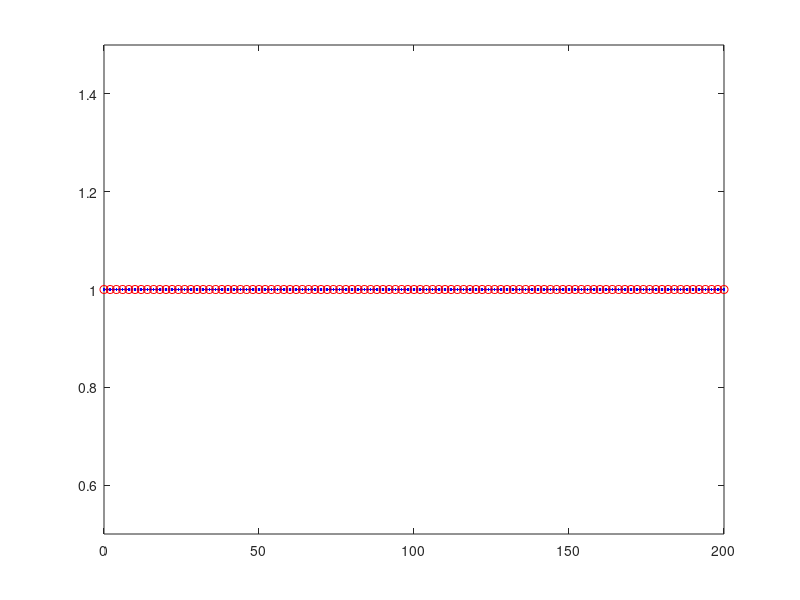

MATLAB code for this plot: (Note: this script raises an error after producing the figure.)
close all
clear
clc


%% ---------------------------------------------------------------
% IVP: u_t = a*u_xx - b*u_x + c*u + f               in (0,L) x (0,T),
%      u(x,0) = u0(x)                    in (0,L),
%      u(0,t) = u(L,t) = 0                 t in (0,T)


%% -----------------------------------------------------------------
% INPUT PARAMETERS:
%   * nt_coarse: number of coarse intervals in time
%   * nx_coarse: number of coarse intervals in space
%   * nt_fine: number of fine intervals in time
%   * nx_fine: number of fine intervals  in space
%   * m: number of fine time steps on each coarse time step
%   * K: number of Parareal iterations (2 <= K <= n_coarse+1)
%        (--> K sequential coarse sweeps and K-1 parallel fine sweeps)
% OUTPUT:
%   * LInfinityErrorNorm



%% -----------------------------------------------------------------


global xC xF a b c

T = 100; %  Intervall (0,T)
L = 1; % omega=(0,L)

type = 'CD'; % Heat 'H',  Convection-diffusion 'CD'


nt_interval = 100; % number of time intervals

nx_coarse = 10; % number of coarse spamtial intervals
nt_coarse = 100;% 300 %20    % number of coarse time intervals


nx_fine = 	10; % number of fine spatial intervals
nt_fine = 200;



if strcmp(type,'H') == 1
%--------------------------------------
% % % solution x(L-x)^2*exp(-2*t);

% % %Heat
a = 3;%3
b = 0;%0.005
c = 0;%1
% 
% % %Convection-Diffusion
% % a = 3;%3
% % b = 0.005;%0.005
% % c = 1;%1
% 
% nt_interval = 20; % number of time intervals
% 
% nx_coarse = 10; % number of coarse spamtial intervals
% nt_coarse = 20;% 300 %20    % number of coarse time intervals
% 
% 
% nx_fine = 	10; % number of fine spatial intervals
% nt_fine = 40;% 3000 %200 . % number of fine time intervals (nt_coarsex2 )

%%%%--------------------------------------
% figure
% spy(P)
% figure
% spy(R'*M_tilde*R + Id - R'*R)
% figure
% spy(M_mul)

%--------------------------------------
% solution sin(2*pi*x)*exp(-2*t);

% % %Heat
% a = 1;      %0.5;
% b = 0;      %0.0025;
% c = 0;      %0;


else
% % % %Convection-Diffusion
% a = 0.5;
% b = 0.0025;
% c = 1;

% a = 0.01;
% b = 1;
% c = 1;

a = 1;
b = 1;
c = 1;


% nt_interval = 20; % number of time intervals
% 
% nx_coarse = 10;
% nt_coarse = 20;% 300 %20    % number of coarse time intervals
% 
% 
% nx_fine = 	10;
% nt_fine = 40;% 3000 %200 . % number of fine time intervals
end


%--------------------------------------
% % % % solution x*(L-x)*exp(-2*t);
%
% a = 3;
% b = 0.005;
% c = 1;
%
% nt_interval = 10; % number of time intervals
%
% nx_coarse = 10; % number of coarse spatial intervals
% nt_coarse = 10;% 300 %20    % number of coarse time intervals
%
%
% nx_fine = 	10; % number of fine spatial intervals
% nt_fine = 160;% 3000 %200 . % number of fine time intervals (nt_coarsex2 )


% solver ='BackwardEuler';
solver ='BackwardEuler';

dx = L/nx_fine;   % fine spatial discretization steps
if strcmp(solver,'BackwardEuler')==1
    dt = T/nt_fine;   % fine temporal discretization steps . % dx^2/2 for Runge-Kutta
elseif strcmp(solver,'Runge-Kutta4')==1
    dt = dx^2/6;
end

DT = T/nt_interval;  % reference temporal discretization steps

dX = L/nx_coarse; % coarse spatial discretization steps
dT = T/nt_coarse; % coarse temporal discretization steps

M = DT/dT  % number of coarse time steps on each time interval
m = DT/dt  % number of fine time steps on each time interval

r = dT/dX^2;
r1 = dt/dx^2;

K = 20 % number of Parareal iterations

% 2-level domain decomposition initial
N_fine_nodes = m*nt_interval+1 % 11
% N_subdomains = m + 1% nt_interval + 1 % 6
% Id = eye(N_fine_nodes);


% plot the time domain
figure
plot(0:N_fine_nodes-1,1,'.b',0:m:N_fine_nodes-1,1,'ro')
xlim([0 N_fine_nodes-1])
ylim([0.5 1.5])

%% -----------------------------------------------------------------


xt = linspace(0,T,nt_interval+1);

cmap = hsv(K); % color map

% For the plots

% coarse points
xC = linspace(0,L,nx_coarse+1);
tC = linspace(0,T,nt_interval+1);

% fine points
xF = linspace(0,L,nx_fine+1);
tF = linspace(0,T,nt_fine+1);

if strcmp(type,'H') == 1
%-------------------------------------------------------
% % exact solution 1
u_ex=@(x,t) x*(L-x)^2*exp(-2*t);%sin(2*pi*x)*exp(-2*t);%

ux0_function = @(x) (x.*(L-x).^2);%sin(2*pi*x);%

f = @(x,t) b.*(exp(-2.*t).*(L - x).^2 - x.*exp(-2.*t).*(2.*L - 2.*x)) - a.*(2.*x.*exp(-2.*t) - 2.*exp(-2.*t).*(2.*L - 2.*x)) - 2.*x.*exp(-2.*t).*(L - x).^2 - c.*x.*exp(-2.*t).*(L - x).^2;
% f = @(x,t) x.^4.*(1-x)+t.^2;

else
%-------------------------------------------------------
% % exact solution 2
u_ex=@(x,t) sin(2*pi*x)*exp(-2*t);%x*(L-x)^2*exp(-2*t);

%syms a b c x t L
% u = sin(2*pi*x)*exp(-2*t);%x*(L-x)^2*exp(-2*t)
% f = diff(u,t) - a*diff(diff(u,x),x) + b*diff(u,x) - c*u

ux0_function = @(x) sin(2*pi*x);%(x.*(L-x).^2);

f = @(x,t) 4*a*pi^2*exp(-2*t)*sin(2*pi*x) - c*exp(-2*t)*sin(2*pi*x) - 2*exp(-2*t)*sin(2*pi*x) + 2*b*pi*exp(-2*t)*cos(2*pi*x);

end
%-------------------------------------------------------
% % exact solution 3
% % % syms a b c x t L
% % % u = x*(L-x)*exp(-2*t)
% % % f = diff(u,t) - a*diff(diff(u,x),x) + b*diff(u,x) - c*u
% u_ex=@(x,t) x*(L-x)*exp(-2*t);%sin(2*pi*x)*exp(-2*t);%
%
% ux0_function = @(x) (x.*(L-x));%sin(2*pi*x);%
%
% f = @(x,t) 2*a*exp(-2*t) - b*(x.*exp(-2*t) - exp(-2*t).*(L - x)) - 2*x.*exp(-2*t).*(L - x) - c*x.*exp(-2*t).*(L - x);



%% Define fine and coarse propagators
% Backward Euler fine solver
% A_tilde
rF = a*dt/(dx^2);
kF = b*dt/(2*dx);


A_F = (kF-rF)*diag(ones(nx_coarse-2,1),1) + (1+2*rF-c*dt)*eye(nx_coarse-1) - (kF+rF)*diag(ones(nx_coarse-2,1),-1);
Id_F = eye(size(A_F));
A_F_Global =  zeros((nt_interval+1)*(nx_coarse-1));
for i =1:nt_interval+1
    %  i = i + 1
    A_F_Global((i-1)*(nx_coarse-1)+1:i*(nx_coarse-1),(i-1)*(nx_coarse-1)+1:i*(nx_coarse-1)) = Id_F;
    if i>1
        A_F_Global((i-1)*(nx_coarse-1)+1:i*(nx_coarse-1),(i-2)*(nx_coarse-1)+1:(i-1)*(nx_coarse-1)) = -A_F^-(m);
    end
end
A_tilde = A_F_Global;

% Backward Euler coarse solver
% M_tilde
rC = a*dT/(dX^2);
kC = b*dT/(2*dX);

A_C = (kC-rC)*diag(ones(nx_coarse-2,1),1) + (1+2*rC-c*dT)*eye(nx_coarse-1) - (kC+rC)*diag(ones(nx_coarse-2,1),-1);
Id_C = eye(size(A_C));
A_C_Global =  zeros((nt_interval+1)*(nx_coarse-1));
for i =1:nt_interval+1
    %  i = i + 1
    A_C_Global((i-1)*(nx_coarse-1)+1:i*(nx_coarse-1),(i-1)*(nx_coarse-1)+1:i*(nx_coarse-1)) = Id_C;
    if i>1
        A_C_Global((i-1)*(nx_coarse-1)+1:i*(nx_coarse-1),(i-2)*(nx_coarse-1)+1:(i-1)*(nx_coarse-1)) = -A_C^-1;
    end
end
M_tilde = A_C_Global;

%%
% Reduced system
% F_tilde = (1-a*dt)^-m;  % fine propagator
% G_tilde = (1-a*Dt)^-1;  % coarse propagator
%
% Uk_0 = zeros(N,1);
% % Uk_0(1) = u0;
% rhs0 = [u0; zeros(m*N,1)];
% rhs = [u0; (F_tilde-G_tilde)*Uk_0];
%
% A = eye(m*N+1,m*N+1) + (-(1-a*dt)^-1)*diag(ones(m*N,1),-1);  % original problem matrix
%
% A_tilde = eye(N+1,N+1) + (-F_tilde)*diag(ones(N,1),-1);      % reduced matrix
%
% M_tilde = eye(N+1,N+1) + (-G_tilde)*diag(ones(N,1),-1);      % approximate reduced matrix

% fine solution

%  xtrue = linspace(0,T,nx_coarse*m+1);
%  ttrue = linspace()
%  pick = 1:m:nt_interval*m+1;

% Exact solution at time T = 1
U_exact=zeros(1,nx_fine+1);
for i=1:nx_fine+1
    U_exact(i)=u_ex(xF(i),T);
end

% initial solution u0
ux0 = ux0_function(xF(2:end-1))';

% Fine sequential propagator
% Uk_0 = zeros((nt_interval+1)*(nx_fine-1),1);
% Uk_0(1:nx_fine-1) = ux0;
% rhs0 = [ux0; zeros(((nt_interval+1)*(nx_fine-1)-nx_fine+1),1)];
%  rhs = [ux0; (A_tilde-M_tilde)*Uk_0];

% % Define original A and I_F
A_Fo = (kF-rF)*diag(ones(nx_fine-2,1),1) + (1+2*rF-c*dt)*eye(nx_fine-1) - (kF+rF)*diag(ones(nx_fine-2,1),-1);
Id_Fo = eye(size(A_Fo));
A_Original =  zeros(m*nt_interval+1);
for i =1:m*nt_interval+1
    %  i = i + 1
    A_Original((i-1)*(nx_coarse-1)+1:i*(nx_coarse-1),(i-1)*(nx_coarse-1)+1:i*(nx_coarse-1)) = Id_Fo;
    if i>1
        A_Original((i-1)*(nx_coarse-1)+1:i*(nx_coarse-1),(i-2)*(nx_coarse-1)+1:(i-1)*(nx_coarse-1)) = -A_Fo^-1;
    end
end




% Restriction matric for the right hand side
R_rhs =  zeros((nt_interval+1)*(nx_fine-1),(m*nt_interval+1)*(nx_fine-1));
seq_rhs = [zeros(nx_fine-1,(m*nt_interval+1)*(nx_fine-1))];
for i = 1:m   
    seq_rhs(:,(i)*(nx_fine-1)+1:(i+1)*(nx_fine-1)) =  A_Fo^-(m-i);
end

for i = 1:nt_interval+1
    %  i = i + 1
    if i == 1
        R_rhs((i-1)*(nx_fine-1)+1:i*(nx_fine-1),(i-1)*(nx_fine-1)+1:i*(nx_fine-1)) = Id_Fo;
        i_temp = 0;        
    else 
        R_rhs((i-1 )*(nx_fine-1)+1:(i )*(nx_fine-1),:) = seq_rhs;
        seq_rhs = [zeros(nx_fine-1,(m)*(nx_fine-1)) seq_rhs];
        seq_rhs(:,end-(m)*(nx_fine-1)+1:end)=[];
        i_temp = i_temp + nx_fine-1;
    end
end


% source force F
F = zeros((m*nt_interval+1)*(nx_fine-1),1);
F(1:nx_fine-1) = ux0;
% i_temp = 1;
% t0 = tF(1); i = i+1
for i = 2:m*nt_interval+1
    F((i-1)*(nx_fine-1) + 1 :i*(nx_fine-1) ,:) = A_Fo^-1*dt*f(xF(2:nx_fine),tF(i))';
end



%---------------------------------------------------------------------------------------------------
uF_seq_Parareal = A_tilde\( R_rhs*F);
uF_seq_NonO2 =  FineSolver(A_F,m,nt_interval,nx_fine,F);

uF_seq_Parareal_mat=[];
uF_seq_NonO2_mat = [];
for i = 1:length(uF_seq_NonO2)/(nx_coarse-1)
    uF_seq_Parareal_mat(:,i) = [uF_seq_Parareal((i-1)*(nx_coarse-1)+1:(i)*(nx_coarse-1))];
    uF_seq_NonO2_mat(:,i) = [uF_seq_NonO2((i-1)*(nx_coarse-1)+1:(i)*(nx_coarse-1))];
end


%     Uk_0 = uF_true;
% end
% figure
% hold on
% plot(xF,[0;uF_seq(end-nx_fine+2:end);0])
% 
% plot(xF,U_exact)
% legend('U_{FineSequential}','U_{ex}')
% title('Sequentially Fine Solution and the Exact Solution')

% uF_seq = U_exact;
% return
%% ------------------------------------------------------------------
% initial coarse integration

% initial solution u0
ux0C = ux0_function(xC(2:end-1))';

% Coarse sequential propagator

Uk_0C = zeros((nt_interval+1)*(nx_coarse-1),1);
Uk_0C(1:nx_coarse-1) = ux0C;
% rhs0 = [ux0; zeros(((nt_interval+1)*(nx_coarse-1)-nx_coarse+1),1)];
%  rhs = [ux0; (A_tilde-M_tilde)*Uk_0];
% source force F
F_C = zeros((nt_interval+1)*(nx_coarse-1),1);
F_C(1:nx_coarse-1) = ux0C;
% i_temp = 1;
for i = 2:nt_interval+1
    F_C((i-1)*(nx_coarse-1) + 1 :i*(nx_coarse-1) ,:) = A_C^-1*dT*f(xC(2:nx_coarse),tC(i))';
end

% figure
% hold on
uC = M_tilde\( F_C);
% plot(xC,[0;uC(end-nx_coarse+2:end);0])

uC_mat=[];
for i = 1:length(uC)/(nx_coarse-1)
    uC_mat(:,i) = [uC((i-1)*(nx_coarse-1)+1:(i)*(nx_coarse-1))];
end


% plot(xF,U_exact)
% legend('U_{0}','U_{ex}')
% title('Parareal Solution and the Exact Solution')

% coarse space initial
indice_R_coarse  = 0:m:m*nt_interval;
R = zeros((nx_coarse-1)*length(indice_R_coarse),(m*nt_interval+1)*(nx_coarse-1));
for i = 1:length(indice_R_coarse)
    R((i-1)*(nx_coarse-1)+1:(i)*(nx_coarse-1),indice_R_coarse(i)*(nx_coarse-1)+1:indice_R_coarse(i)*(nx_coarse-1)+(nx_coarse-1)) = Id_C;
end

% coarse correction
R'*M_tilde*R;
% return
% first subdomain  Omega_1 = {0}
R1 = zeros((nx_coarse-1),(m*nt_interval+1)*(nx_coarse-1));
R1(1:nx_coarse-1,1:nx_coarse-1) = Id_C;
A1 = R1*A_Original*R1';



% define nodes in other subdomains
N_nodes_subdomain = m;

% Number of subdomains except the first subdomain
N_subdomain = m/N_nodes_subdomain*nt_interval%nt_fine/N_nodes_subdomain

indice_R_subdomains = zeros(N_subdomain,N_nodes_subdomain);
for i =1:size(indice_R_subdomains,1)
    indice_R_subdomains(i,:) =  (i-1)*N_nodes_subdomain+1:(i-1)*N_nodes_subdomain+N_nodes_subdomain;
end



% A_Fo = (kF-rF)*diag(ones(nx_fine-2,1),1) + (1+2*rF-c*dt)*eye(nx_fine-1) - (kF+rF)*diag(ones(nx_fine-2,1),-1);
% Id_Fo = eye(size(A_Fo));
% A_Original =  zeros(m*(nt_interval+1)*(nx_coarse-1));



% Omega_2 = {1,2} Omega_3 = {3,4}
R2_end = zeros(N_subdomain*N_nodes_subdomain*(nx_coarse-1),(N_subdomain*N_nodes_subdomain+1)*(nx_coarse-1)) ;
for i = 1:N_subdomain*N_nodes_subdomain
    R2_end((i-1)*(nx_coarse-1)+1:i*(nx_coarse-1),(i)*(nx_coarse-1)+1:(i+1)*(nx_coarse-1)) = Id_F;
end

R_sub = [];       % restriction matrices
A_sub = [];       % sub-matrices
for i = 2: N_subdomain+1
    R_sub{i} = R2_end(N_nodes_subdomain*(nx_coarse-1)*(i-2)+1:N_nodes_subdomain*(nx_coarse-1)*(i-2)+N_nodes_subdomain*(nx_coarse-1),:);
    A_sub{i} = R_sub{i}*A_Original*R_sub{i}';
end

% % define 2-level domain decomposition multiplicative preconditioner
P = R1'*A1*R1;
P1 = R1'*A1^-1*R1;
for i = 2:N_subdomain+1
    P = P + R_sub{i}'*A_sub{i}*R_sub{i};
    P1 = P1 + R_sub{i}'*A_sub{i}^-1*R_sub{i};
end
DDD = P^-1 - P1;
norm(DDD)
% return


% P_sum_inverse = R1'*A1^-1*R1;
% for i = 2:nt_interval+1
%     P_sum_inverse = P_sum_inverse + R_sub{i}'*A_sub{i}^-1*R_sub{i};
% end



%%Multiplicative
Id = eye(size(A_Original));
M_mul = P*(R'*M_tilde*R +  Id - R'*R);

%%Additive
M_add = P + (R'*M_tilde*R - R'*R);

%%% Coarse space correction
B = R'*M_tilde*R +  Id - R'*R;

% initial coarse solution
% uC = M_tilde\( F_C);
uC_mat = [];


for i = 1:length(uC)/(nx_coarse-1)
    uC_mat(:,i) = [uC((i-1)*(nx_coarse-1)+1:(i)*(nx_coarse-1))];
end
% uC_mat=uC_mat';
ttrue = linspace(0,T,nt_interval*m+1);
pick = 1:m:nt_interval*m+1;
U_fine_interpolation = spline(ttrue(pick),uC_mat,ttrue);
% U_fine_interpolation = interp1(ttrue(pick),uC_mat',ttrue,'spline');

% return
U_fine = [];
for i = 1:size(U_fine_interpolation,2)
    U_fine((i-1)*(nx_coarse-1)+1:(i)*(nx_coarse-1),:) = U_fine_interpolation(:,i);
end


U_fine_mat_reduce = U_fine_interpolation(:,pick);
for i = 1: nt_interval+1
    U_fine_pick((i-1)*(nx_coarse-1)+1:(i)*(nx_coarse-1),:) =  U_fine_mat_reduce(:,i);
end

% L2NormError_NonO2 = [ norm(U_fine_mat_reduce' - uF_seq_mat',2)];%[ sqrt(sum(sum(dT*(uF_seq(end-nx_coarse+2:end,:)-uC(end-nx_coarse+2:end,:)).^2)))];%
% LInfNormErrorNonO2 = [norm(U_fine_mat_reduce' - uF_seq_mat',inf)];%[max(abs(uF_seq(end-nx_coarse+2:end,:)-uC(end-nx_coarse+2:end,:)))];%
% 
% L2NormErrorParareal = [ norm(U_fine_mat_reduce' - uF_seq_mat',2)];
% LInfNormErrorParareal = [norm(U_fine_mat_reduce' - uF_seq_mat',inf)];%[max(abs(uF_seq(end-nx_coarse+2:end,:)-uC(end-nx_coarse+2:end,:)))];%


% L2NormErrorNonO2 = [ norm(U_fine_mat_reduce' - uF_seq_NonO2_mat',2)];%[ sqrt(sum(sum(dT*(uF_seq(end-nx_coarse+2:end,:)-uC(end-nx_coarse+2:end,:)).^2)))];%
L2NormErrorNonO2 = [sqrt(sum(dX*sum(dT*(U_fine_mat_reduce' - uF_seq_NonO2_mat').^2)))];%
LInfNormErrorNonO2 = [norm(U_fine_mat_reduce' - uF_seq_NonO2_mat',inf)];%[max(abs(uF_seq(end-nx_coarse+2:end,:)-uC(end-nx_coarse+2:end,:)))];%

% L2NormErrorParareal = [ norm(U_fine_mat_reduce' - uF_seq_Parareal_mat',2)];
L2NormErrorParareal = [sqrt(sum(dX*sum(dT*(U_fine_mat_reduce' - uF_seq_Parareal_mat').^2)))];%
LInfNormErrorParareal = [norm(U_fine_mat_reduce' - uF_seq_Parareal_mat',inf)];%[max(abs(uF_seq(end-nx_coarse+2:end,:)-uC(end-nx_coarse+2:end,:)))];%

FC_boundL2 = L2NormErrorNonO2;
% SupperlinearErrorBound  = LInfNormError;
% LinearErrorBound  = LInfNormError;

%%
U0n = U_fine_mat_reduce;
% U=U_fine;


phi   = A_F^-1;
phiDT = A_C^-1;

% iteration loop
U_fine_temp=[];
U_Parareal = uC;
for k = 1: K
    % k = k + 1
   %-----------------------------------------------------------
   % Parareal

      U_Parareal = U_Parareal  + M_tilde\(R_rhs*F -  A_tilde*U_Parareal);
%     U_Parareal = MultilevelParareal1DconvdiffSol(T,L,a,b,c,nt_interval,nx_coarse,nt_coarse,nx_fine,nt_fine, ...
%                 solver,K,dx,dt,DT,dX,dT,M,m,u_ex ,ux0_function,f,xC,xF,tF,tC,rF,kF,rC,kC,U_Parareal);
   %-----------------------------------------------------------
   % 2-level domain decomposition preconditioner Parareal
     % residual
    r_k = F - A_Original*U_fine;
    
  % first level ~ fine propagator ~ additive Schwarz in parallel
%     U_fine_temp = P\r_k;   
    for i = 1:N_subdomain+1
%         i = i + 1
        if i == 1
            x_temp_1 = R1*r_k;
            x_temp_2 = A1\x_temp_1;
            x{i} = R1'*x_temp_2;
            U_fine_temp = x{i};         
        else
            x_temp_1 = R_sub{i}*r_k;
            x_temp_2 = A_sub{i}\x_temp_1;
            x{i} = R_sub{i}'*x_temp_2;  
            U_fine_temp = U_fine_temp + x{i};
        end            
    end

%   % second level ~ coarse grid correction sequentially
    U_fine_temp_1 = R*U_fine_temp;
    U_fine_temp_2 = M_tilde\U_fine_temp_1;
    U_fine_temp_3 = R'*U_fine_temp_2;
    U_fine_temp_4 = U_fine_temp_3 + U_fine_temp - R'*R*U_fine_temp;
    U_fine = U_fine + U_fine_temp_4;
    
    
     
    
    
    
    
    
    plot(xC,[0;U_fine(end-nx_coarse+2:end);0],'Color',cmap(k,:),'Marker','o');
  
    %-------------------------------------------
    % Parareal solution
   U_Parareal_mat = [];
   for i = 1:length(U_Parareal)/(nx_coarse-1)
       U_Parareal_mat(:,i) = U_Parareal((i-1)*(nx_coarse-1)+1:(i)*(nx_coarse-1))';
   end   
   U_Parareal_reduce =  U_Parareal_mat;

   
    %-------------------------------------------
      U_fine_mat = [];
   for i = 1:length(U_fine)/(nx_fine-1)
       U_fine_mat(:,i) = [U_fine((i-1)*(nx_fine-1)+1:(i)*(nx_fine-1))];
   end
   
   U_fine_mat_reduce =  U_fine_mat(:,pick);
   

    U0n = U_fine_mat_reduce;
    
%     L2NormErrorNonO2(k+1) = [norm(U_fine_mat_reduce' - uF_seq_NonO2_mat',2)];%sqrt(sum(sum(dT*(uF_seq(end-nx_coarse+2:end,:)-U(end-nx_coarse+2:end,:)).^2)));%
    L2NormErrorNonO2(k+1) = [ sqrt(sum(dX*sum(dT*(U_fine_mat_reduce' - uF_seq_NonO2_mat').^2)))];%
    LInfNormErrorNonO2(k+1) = [norm(U_fine_mat_reduce' - uF_seq_NonO2_mat',inf)];%max(abs(uF_seq(end-nx_coarse+2:end,:)-U(end-nx_coarse+2:end,:)));%
    
%     L2NormErrorParareal(k+1) = [norm(U_Parareal_mat' - uF_seq_Parareal_mat',2)];%sqrt(sum(sum(dT*(uF_seq(end-nx_coarse+2:end,:)-U(end-nx_coarse+2:end,:)).^2)));%
    L2NormErrorParareal(k+1) = [ sqrt(sum(dX*sum(dT*(U_Parareal_mat' - uF_seq_Parareal_mat').^2)))];%
    LInfNormErrorParareal(k+1) = [norm(U_Parareal_mat' - uF_seq_Parareal_mat',inf)];%max(abs(uF_seq(end-nx_coarse+2:end,:)-U(end-nx_coarse+2:end,:)));%
   
    
    FC_boundL2(k+1) = max(abs(eig(phi).^m - eig(phiDT)).*(1 - abs(eig(phiDT)).^((nt_interval)/m) )./ (1 - abs(eig(phiDT)))).^(k) *sqrt(sum(dX*sum(dT*(U_fine_mat_reduce' - uC_mat').^2)));
    
end  % iteration loop

% uF_true_coarse=uF_true(pick)
% U_fine_pick;

% U_fine_mat_reduce = U_fine_mat(:,pick);
% U_plot = [zeros(nt_interval+1,1) U_fine_mat_reduce' zeros(nt_interval+1,1)];

% figure
% surf(xC,tC,U_plot)

figure
semilogy(0:K,LInfNormErrorNonO2,'r-^',0:K,L2NormErrorNonO2,'b-o')
legend('L^{\infty}NormError','L^2NormError')
xlabel('k')
% xlim([0 30])
ylim([1e-16 1e-2])
title('Error norm between the Parareal solution and the Sequential Fine solution at the end of each time-slice')

figure
semilogy(0:K,L2NormErrorNonO2,'b--o',0:K,FC_boundL2,'m-*')
legend('L^2NormError','FC boundL2')
xlabel('k')
% xlim([0 30])
ylim([1e-16 1e-2])
title('Error norm between the Parareal solution and the Sequential Fine solution at the end of each time-slice')

figure
semilogy(0:K,LInfNormErrorParareal,'g--^',0:K,L2NormErrorParareal,'m--^',0:K,L2NormErrorNonO2,'r--s',0:K,LInfNormErrorNonO2,'b--s',0:K,FC_boundL2,'co-','LineWidth',1.5)
legend({'L^{\infty}- Parareal','L^2- Parareal ','L^2- SC two-level additive Schwarz','L^{\infty}- SC two-level additive Schwarz','SC bound L^2- norm'},'Location','northeast','FontSize',12) %northeast southwest
xlabel('Iteration ')
ylabel('Error')
% ylim([1e-18 1e-2])
ylim([1e-18 1e0])
% xlim([0 7])
title(['T=',num2str(T)])



% test commute
a1 = 2*(phi^m-phiDT)*phiDT*(phi^m-phiDT);
a2 = 2*phiDT*(phi^m-phiDT)^2;









